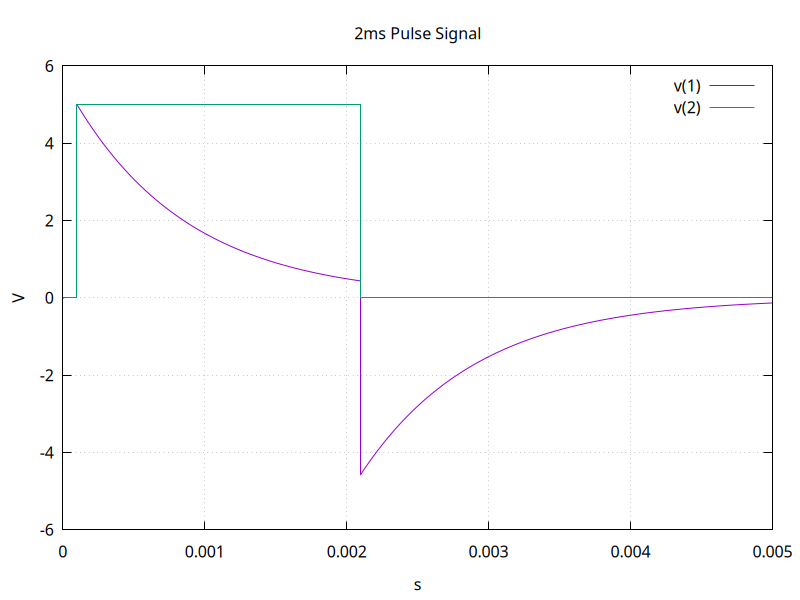

This figure's gnuplot source:
set terminal pngcairo size 800,600
set output 'pulse1.png'
set encoding utf8
set termoption noenhanced
set title "2ms Pulse Signal"
set xlabel "s"
set ylabel "V"
set grid
unset logscale x 
set xrange [0.000000e+00:5.000000e-03]
unset logscale y
set yrange [-6.000000e+00:6.000000e+00]
set format y "%g"
set format x "%g"
plot 'pulse1_data.txt' using 1:2 with lines lw 1 title "v(1)",\
'pulse1_data.txt' using 3:4 with lines lw 1 title "v(2)"
